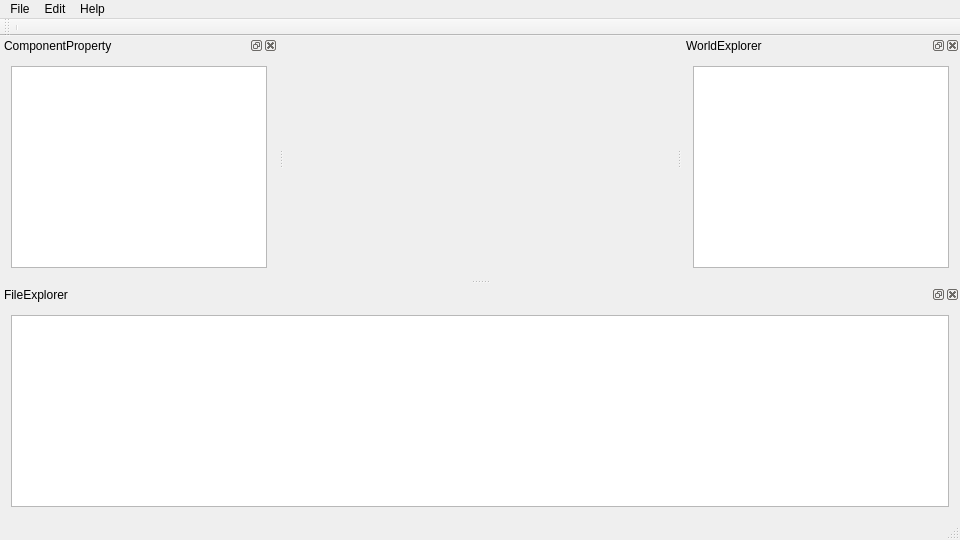
<?xml version="1.0" encoding="UTF-8"?>
<ui version="4.0">
 <class>MainWindow</class>
 <widget class="QMainWindow" name="MainWindow">
  <property name="geometry">
   <rect>
    <x>0</x>
    <y>0</y>
    <width>960</width>
    <height>540</height>
   </rect>
  </property>
  <property name="windowTitle">
   <string>InnocenceEditor</string>
  </property>
  <widget class="QWidget" name="centralWidget"/>
  <widget class="QMenuBar" name="menuBar">
   <property name="geometry">
    <rect>
     <x>0</x>
     <y>0</y>
     <width>960</width>
     <height>21</height>
    </rect>
   </property>
   <widget class="QMenu" name="menuFile">
    <property name="title">
     <string>File</string>
    </property>
   </widget>
   <widget class="QMenu" name="menuEdit">
    <property name="title">
     <string>Edit</string>
    </property>
   </widget>
   <widget class="QMenu" name="menuHelp">
    <property name="title">
     <string>Help</string>
    </property>
   </widget>
   <addaction name="menuFile"/>
   <addaction name="menuEdit"/>
   <addaction name="menuHelp"/>
  </widget>
  <widget class="QToolBar" name="mainToolBar">
   <attribute name="toolBarArea">
    <enum>TopToolBarArea</enum>
   </attribute>
   <attribute name="toolBarBreak">
    <bool>false</bool>
   </attribute>
   <addaction name="separator"/>
  </widget>
  <widget class="QStatusBar" name="statusBar"/>
  <widget class="QDockWidget" name="ComponentPropertyDock">
   <property name="windowTitle">
    <string>ComponentProperty</string>
   </property>
   <attribute name="dockWidgetArea">
    <number>1</number>
   </attribute>
   <widget class="QWidget" name="ComponentPropertyDockWidgetContents">
    <layout class="QHBoxLayout" name="horizontalLayout_2">
     <item>
      <widget class="QListView" name="ComponentPropertyListView"/>
     </item>
    </layout>
   </widget>
  </widget>
  <widget class="QDockWidget" name="FileExplorerDock">
   <property name="windowTitle">
    <string>FileExplorer</string>
   </property>
   <attribute name="dockWidgetArea">
    <number>8</number>
   </attribute>
   <widget class="QWidget" name="FileExplorerDockWidgetContents">
    <layout class="QVBoxLayout" name="verticalLayout">
     <item>
      <widget class="QListView" name="FileExplorerListView"/>
     </item>
    </layout>
   </widget>
  </widget>
  <widget class="QDockWidget" name="WorldExplorerDock">
   <property name="windowTitle">
    <string>WorldExplorer</string>
   </property>
   <attribute name="dockWidgetArea">
    <number>2</number>
   </attribute>
   <widget class="QWidget" name="WorldExplorerDockWidgetContents">
    <layout class="QHBoxLayout" name="horizontalLayout">
     <item>
      <widget class="QListView" name="WorldExplorerListView"/>
     </item>
    </layout>
   </widget>
  </widget>
 </widget>
 <layoutdefault spacing="6" margin="11"/>
 <resources/>
 <connections/>
</ui>
